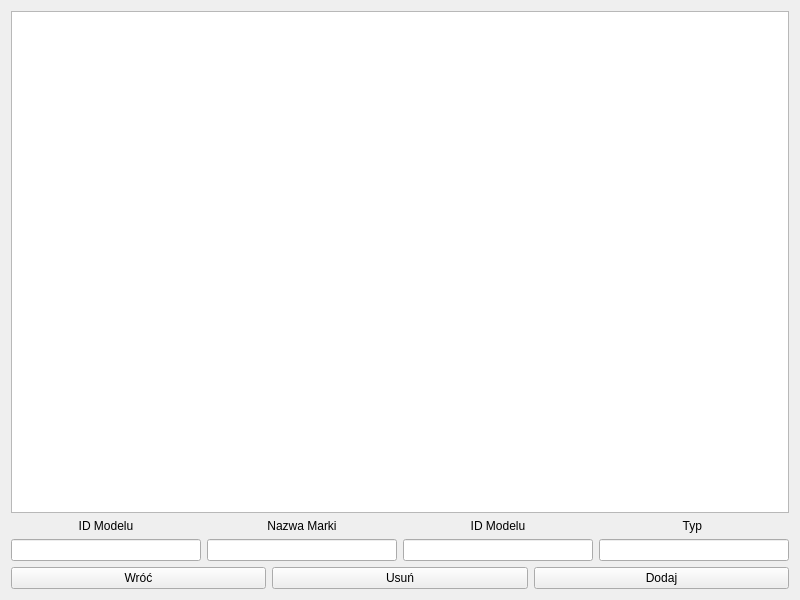
<?xml version="1.0" encoding="UTF-8"?>
<ui version="4.0">
 <class>ZarzadzanieModelami</class>
 <widget class="QWidget" name="ZarzadzanieModelami">
  <property name="geometry">
   <rect>
    <x>0</x>
    <y>0</y>
    <width>800</width>
    <height>600</height>
   </rect>
  </property>
  <property name="windowTitle">
   <string>Form</string>
  </property>
  <layout class="QVBoxLayout" name="verticalLayout_5">
   <item>
    <widget class="QTableView" name="tablica"/>
   </item>
   <item>
    <layout class="QHBoxLayout" name="horizontalLayout">
     <item>
      <layout class="QVBoxLayout" name="verticalLayout">
       <item>
        <widget class="QLabel" name="Id_Label">
         <property name="text">
          <string>ID Modelu</string>
         </property>
         <property name="alignment">
          <set>Qt::AlignCenter</set>
         </property>
        </widget>
       </item>
       <item>
        <widget class="QLineEdit" name="Id_Line"/>
       </item>
      </layout>
     </item>
     <item>
      <layout class="QVBoxLayout" name="verticalLayout_2">
       <item>
        <widget class="QLabel" name="Marka_Label">
         <property name="text">
          <string>Nazwa Marki</string>
         </property>
         <property name="alignment">
          <set>Qt::AlignCenter</set>
         </property>
        </widget>
       </item>
       <item>
        <widget class="QLineEdit" name="Marka_Line"/>
       </item>
      </layout>
     </item>
     <item>
      <layout class="QVBoxLayout" name="verticalLayout_3">
       <item>
        <widget class="QLabel" name="Model_Label">
         <property name="text">
          <string>ID Modelu</string>
         </property>
         <property name="alignment">
          <set>Qt::AlignCenter</set>
         </property>
        </widget>
       </item>
       <item>
        <widget class="QLineEdit" name="Model_Line"/>
       </item>
      </layout>
     </item>
     <item>
      <layout class="QVBoxLayout" name="verticalLayout_4">
       <item>
        <widget class="QLabel" name="Typ_Label">
         <property name="text">
          <string>Typ </string>
         </property>
         <property name="alignment">
          <set>Qt::AlignCenter</set>
         </property>
        </widget>
       </item>
       <item>
        <widget class="QLineEdit" name="Typ_Line"/>
       </item>
      </layout>
     </item>
    </layout>
   </item>
   <item>
    <layout class="QHBoxLayout" name="horizontalLayout_2">
     <item>
      <widget class="QPushButton" name="Wroc_Button">
       <property name="text">
        <string>Wróć</string>
       </property>
      </widget>
     </item>
     <item>
      <widget class="QPushButton" name="Usun_Button">
       <property name="text">
        <string>Usuń</string>
       </property>
      </widget>
     </item>
     <item>
      <widget class="QPushButton" name="Dodaj_Button">
       <property name="text">
        <string>Dodaj</string>
       </property>
      </widget>
     </item>
    </layout>
   </item>
  </layout>
 </widget>
 <resources/>
 <connections/>
</ui>
